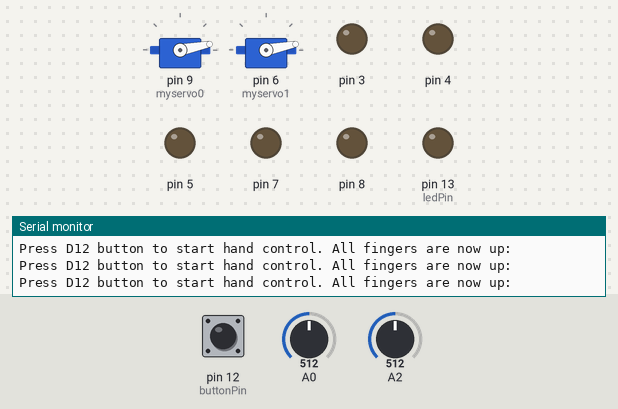
The sketch below on a simulated Arduino Uno, built with avr-gcc and run on an emulated ATmega328P. Parts: 2 × servo, output pins drawn as LEDs (lit = HIGH), the last lines printed to the serial monitor. The inputs (shaded band) are chosen by the test bench; at power-on: pin 12 (buttonPin) HIGH, A0 = 512, A2 = 512.

Above: at 1.2 s.
1.3 s: pin 12 (buttonPin) pulled LOW for 0.15 s
At 2.5 s:
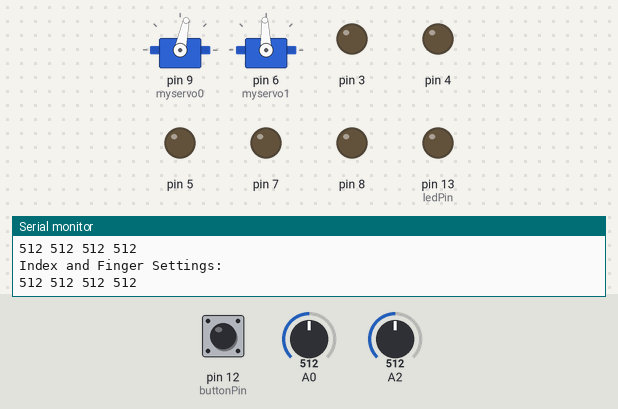
2.9 s: A0 set to 122
At 3.4 s:
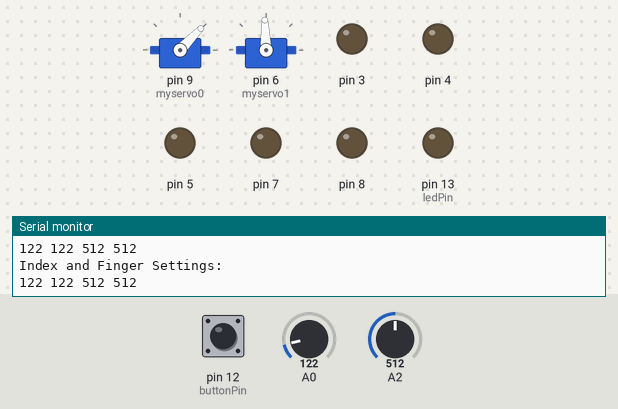
4.6 s: A2 set to 1023
At 5.7 s:
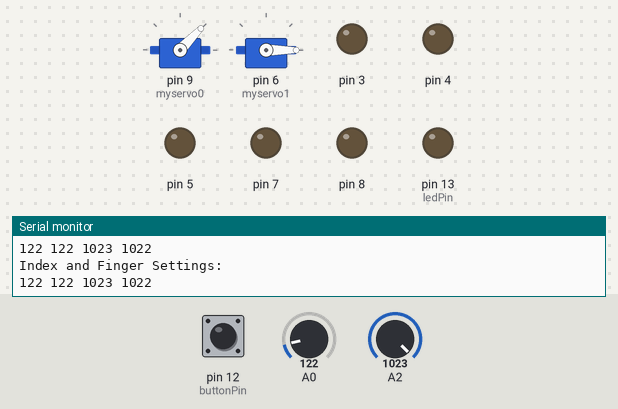
6.1 s: A0 set to 0
At 6.9 s:
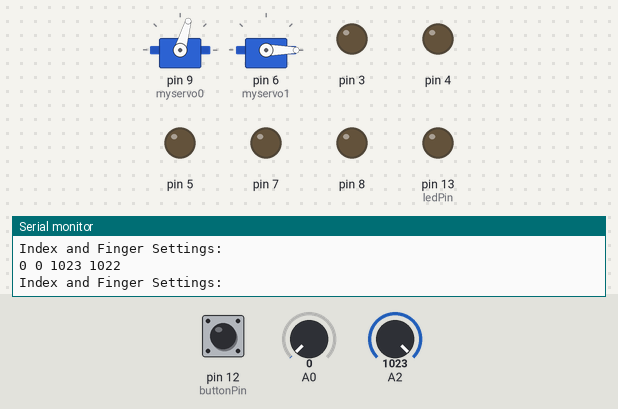
7.8 s: A2 set to 511
At 7.97 s:
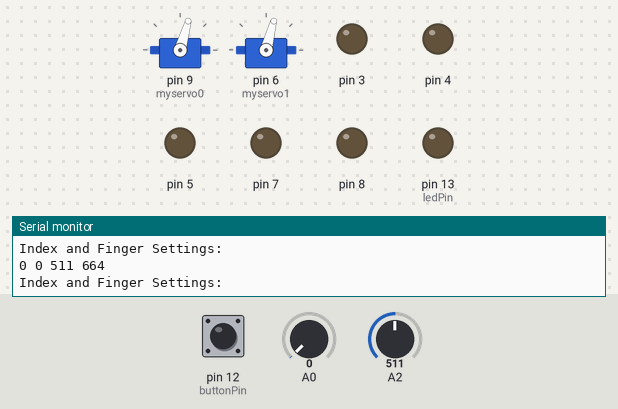
9.5 s: A0 set to 511
At 9.68 s:
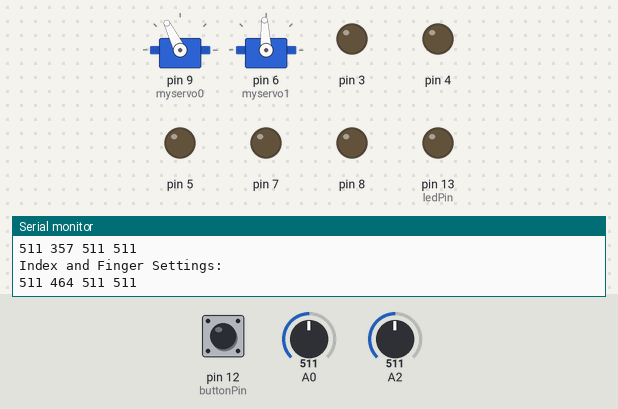
Timing chart, 0 to 12.3 s (numbered marks = the images above; inputs shaded):
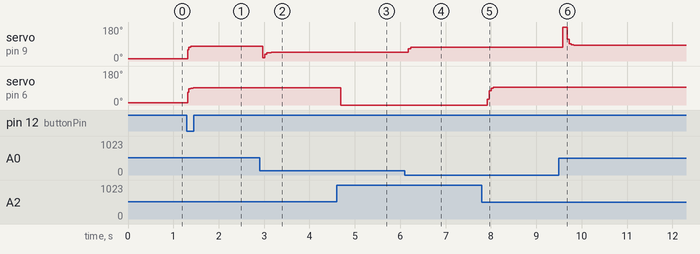

The sketch:

VernierHandControl4-2.ino
```cpp
/*
VernierHandControl4-2(v 2018.05)

 This sketch was written to control the index and middle finger of the hand described in the Microsoft Hacking STEM hand project.

 The DCUs are connected to two 5- volt, LabQuest power suppplies (Vernier order code LQ-PS) to supply the power for the servos.

 This version sets the fingers to the up position at the start.
 It has you press the D12 button to get things started. This allows people to
 get the controlling glove in the up position before starting to move
 the servos. This will help avoid wild bending of the straws, which can damage them.
 */

#include <Servo.h>
//only two declared servos needed in this version. One is used for index and the other for middle finger
Servo myservo0;  // create servo object to control a servo for index finger
Servo myservo1; // create servo object to control a servo for middle finger

int finger;
int indexStart=  540; //default LGA reading for index in up position
int fingerStart= 570; //default LGA reading for starting position of ring fingers
int indexStop=  470; //default LGA reading for thumb in up position
int fingerStop= 450; //default LGA reading for starting position of ring and smallest fingers
int fingerSetting;
int indexSetting;
int fingerSettingAverage=fingerStart ;
int indexSettingAverage= indexStart;
//for button control:
int buttonPin= 12; // analog input pin to use as a digital input
int ledPin= 13; // digital output pin for LED 1 indicator
int buttonVal = 0; // value read from button
boolean buttonHasBeenPressed=LOW;

void setup()
{
  Serial.begin(9600);
  pinMode( 2, OUTPUT);//set all DCU lines for output:
  pinMode( 3, OUTPUT);
  pinMode( 4, OUTPUT);
  pinMode( 5, OUTPUT);
  pinMode( 6, OUTPUT);
  pinMode( 7, OUTPUT);
  pinMode( 8, OUTPUT);
  pinMode( 9, OUTPUT);
  myservo0.attach(9);// attaches the servo object to a pin. This one uses the servo connector on DCU1, used for index
  myservo1.attach(6);// servo connector on DCU2, used for smallest finger
  digitalWrite(4, LOW);//set unused DCU 1 lines low (to avoid problems caused by the DCU output patters for 13, 14, and 15
  digitalWrite(8, LOW);//set unused DCU 2 lines low (to avoid problems caused by the DCU output patters for 13, 14, and 15

  // Set button input pin
  pinMode(buttonPin, INPUT);//pin 12
  digitalWrite(buttonPin, HIGH);//initialize button state
  pinMode(ledPin, OUTPUT);// Set LED output (pin 13)

}

void loop()
{
  if (buttonHasBeenPressed == HIGH) //we have already dealt with the button
    { //This is the code to control the fingers
      indexSetting= analogRead(0);// note channel A0 is index finger
      fingerSetting= analogRead(2);// note channel A2 is for middle finger

      float alpha= 0.7;//factor used in calculating a running averageing
      indexSettingAverage=alpha*indexSetting + (1-alpha)*indexSettingAverage;// calculate running average
      fingerSettingAverage=alpha*fingerSetting + (1-alpha)*fingerSettingAverage;// calculate running average

      Serial.println("Index and Finger Settings: ");
      Serial.print(indexSetting);
      Serial.print(" ");
      Serial.print(indexSettingAverage);
      Serial.print(" ");
      Serial.print(fingerSetting);
      Serial.print(" ");
      Serial.println(fingerSettingAverage);
      //delay (300);//slow down so you can read things

      setServos();
     } // end of if

     else
    { //put hand in up position and read the state of the button
      indexSetting= indexStart;
      fingerSetting= fingerStart;
      setServos(); //call subroutine to set servos.
      Serial.println("Press D12 button to start hand control. All fingers are now up:");
      delay (100);
      //now test for button press:
      buttonVal = digitalRead(buttonPin);// Test for button pressed, button down is low
      if (buttonVal== LOW) buttonHasBeenPressed = HIGH; //button pressed
     }//end of else
} //end of loop

   void setServos()//set servo.  This assumes that the fingerSetting[]
    {                          //is correct and used as a global variable.

      int servoSetting0;//used for index finger
      int servoSetting1;//used for middle finger
      servoSetting0 = map(indexSettingAverage,indexStart, indexStop, 11, 179); //index (Has its own control)
      servoSetting1 = map(fingerSettingAverage,fingerStart, fingerStop, 11, 179);// scale it to match the index finger
      //servoSetting0 = map(indexSetting,indexStart, indexStop, 11, 179); //index (Has its own control)
      // servoSetting1 = map(fingerSetting,fingerStart, fingerStop, 11, 179);// scale it to match the middle finger
      myservo0.write (servoSetting0);// set index position
      myservo1.write (servoSetting1); //set middle finger position
      /*  //print these out if you want to see servo settings:
      Serial.print("ServoSettings: ");// print these out if you need to for testing.
      Serial.print(servoSetting0);
      Serial.print (" ");
      Serial.println(servoSetting1);
      delay (300);
      */
    }// end of setServo subroutine
```

Measured:
- after the input at 1.3 s, servo on pin 9 (myservo0): 11° → 78° at once; servo on pin 6 (myservo1): 11° → 92° at once
- after the input at 2.9 s, servo on pin 9 (myservo0): 78° → 46° after 0.07 s
- after the input at 4.6 s, servo on pin 6 (myservo1): 92° → 0° after 0.09 s
- after the input at 6.1 s, servo on pin 9 (myservo0): 46° → 74° after 0.08 s
- after the input at 7.8 s, servo on pin 6 (myservo1): 0° → 93° after 0.12 s
- after the input at 9.5 s, servo on pin 9 (myservo0): 74° → 180° after 0.08 s, → 83° 0.10 s later
